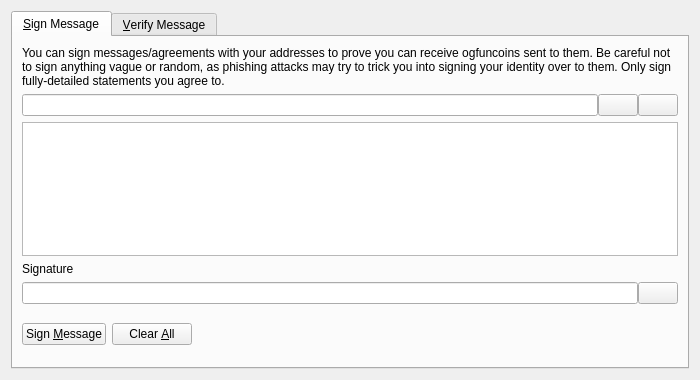
<?xml version="1.0" encoding="UTF-8"?>
<ui version="4.0">
 <class>SignVerifyMessageDialog</class>
 <widget class="QDialog" name="SignVerifyMessageDialog">
  <property name="geometry">
   <rect>
    <x>0</x>
    <y>0</y>
    <width>700</width>
    <height>380</height>
   </rect>
  </property>
  <property name="windowTitle">
   <string>Signatures - Sign / Verify a Message</string>
  </property>
  <property name="modal">
   <bool>true</bool>
  </property>
  <layout class="QVBoxLayout" name="verticalLayout">
   <item>
    <widget class="QTabWidget" name="tabWidget">
     <property name="currentIndex">
      <number>0</number>
     </property>
     <widget class="QWidget" name="tabSignMessage">
      <attribute name="title">
       <string>&amp;Sign Message</string>
      </attribute>
      <layout class="QVBoxLayout" name="verticalLayout_SM">
       <item>
        <widget class="QLabel" name="infoLabel_SM">
         <property name="text">
          <string>You can sign messages/agreements with your addresses to prove you can receive ogfuncoins sent to them. Be careful not to sign anything vague or random, as phishing attacks may try to trick you into signing your identity over to them. Only sign fully-detailed statements you agree to.</string>
         </property>
         <property name="textFormat">
          <enum>Qt::PlainText</enum>
         </property>
         <property name="wordWrap">
          <bool>true</bool>
         </property>
        </widget>
       </item>
       <item>
        <layout class="QHBoxLayout" name="horizontalLayout_1_SM">
         <property name="spacing">
          <number>0</number>
         </property>
         <item>
          <widget class="QValidatedLineEdit" name="addressIn_SM">
           <property name="toolTip">
            <string>The ogfuncoin address to sign the message with</string>
           </property>
          </widget>
         </item>
         <item>
          <widget class="QPushButton" name="addressBookButton_SM">
           <property name="toolTip">
            <string>Choose previously used address</string>
           </property>
           <property name="text">
            <string/>
           </property>
           <property name="icon">
            <iconset resource="../ogfuncoin.qrc">
             <normaloff>:/icons/address-book</normaloff>:/icons/address-book</iconset>
           </property>
           <property name="shortcut">
            <string>Alt+A</string>
           </property>
           <property name="autoDefault">
            <bool>false</bool>
           </property>
          </widget>
         </item>
         <item>
          <widget class="QPushButton" name="pasteButton_SM">
           <property name="toolTip">
            <string>Paste address from clipboard</string>
           </property>
           <property name="text">
            <string/>
           </property>
           <property name="icon">
            <iconset resource="../ogfuncoin.qrc">
             <normaloff>:/icons/editpaste</normaloff>:/icons/editpaste</iconset>
           </property>
           <property name="shortcut">
            <string>Alt+P</string>
           </property>
           <property name="autoDefault">
            <bool>false</bool>
           </property>
          </widget>
         </item>
        </layout>
       </item>
       <item>
        <widget class="QPlainTextEdit" name="messageIn_SM">
         <property name="toolTip">
          <string>Enter the message you want to sign here</string>
         </property>
        </widget>
       </item>
       <item>
        <widget class="QLabel" name="signatureLabel_SM">
         <property name="text">
          <string>Signature</string>
         </property>
         <property name="textFormat">
          <enum>Qt::PlainText</enum>
         </property>
        </widget>
       </item>
       <item>
        <layout class="QHBoxLayout" name="horizontalLayout_2_SM">
         <property name="spacing">
          <number>0</number>
         </property>
         <item>
          <widget class="QLineEdit" name="signatureOut_SM">
           <property name="font">
            <font>
             <italic>true</italic>
            </font>
           </property>
           <property name="readOnly">
            <bool>true</bool>
           </property>
          </widget>
         </item>
         <item>
          <widget class="QPushButton" name="copySignatureButton_SM">
           <property name="toolTip">
            <string>Copy the current signature to the system clipboard</string>
           </property>
           <property name="text">
            <string/>
           </property>
           <property name="icon">
            <iconset resource="../ogfuncoin.qrc">
             <normaloff>:/icons/editcopy</normaloff>:/icons/editcopy</iconset>
           </property>
           <property name="autoDefault">
            <bool>false</bool>
           </property>
          </widget>
         </item>
        </layout>
       </item>
       <item>
        <layout class="QHBoxLayout" name="horizontalLayout_3_SM">
         <item>
          <widget class="QPushButton" name="signMessageButton_SM">
           <property name="toolTip">
            <string>Sign the message to prove you own this ogfuncoin address</string>
           </property>
           <property name="text">
            <string>Sign &amp;Message</string>
           </property>
           <property name="icon">
            <iconset resource="../ogfuncoin.qrc">
             <normaloff>:/icons/edit</normaloff>:/icons/edit</iconset>
           </property>
           <property name="autoDefault">
            <bool>false</bool>
           </property>
          </widget>
         </item>
         <item>
          <widget class="QPushButton" name="clearButton_SM">
           <property name="toolTip">
            <string>Reset all sign message fields</string>
           </property>
           <property name="text">
            <string>Clear &amp;All</string>
           </property>
           <property name="icon">
            <iconset resource="../ogfuncoin.qrc">
             <normaloff>:/icons/remove</normaloff>:/icons/remove</iconset>
           </property>
           <property name="autoDefault">
            <bool>false</bool>
           </property>
          </widget>
         </item>
         <item>
          <spacer name="horizontalSpacer_1_SM">
           <property name="orientation">
            <enum>Qt::Horizontal</enum>
           </property>
           <property name="sizeHint" stdset="0">
            <size>
             <width>40</width>
             <height>48</height>
            </size>
           </property>
          </spacer>
         </item>
         <item>
          <widget class="QLabel" name="statusLabel_SM">
           <property name="font">
            <font>
             <weight>75</weight>
             <bold>true</bold>
            </font>
           </property>
           <property name="text">
            <string/>
           </property>
           <property name="wordWrap">
            <bool>true</bool>
           </property>
          </widget>
         </item>
         <item>
          <spacer name="horizontalSpacer_2_SM">
           <property name="orientation">
            <enum>Qt::Horizontal</enum>
           </property>
           <property name="sizeHint" stdset="0">
            <size>
             <width>40</width>
             <height>48</height>
            </size>
           </property>
          </spacer>
         </item>
        </layout>
       </item>
      </layout>
     </widget>
     <widget class="QWidget" name="tabVerifyMessage">
      <attribute name="title">
       <string>&amp;Verify Message</string>
      </attribute>
      <layout class="QVBoxLayout" name="verticalLayout_VM">
       <item>
        <widget class="QLabel" name="infoLabel_VM">
         <property name="text">
          <string>Enter the receiver's address, message (ensure you copy line breaks, spaces, tabs, etc. exactly) and signature below to verify the message. Be careful not to read more into the signature than what is in the signed message itself, to avoid being tricked by a man-in-the-middle attack. Note that this only proves the signing party receives with the address, it cannot prove sendership of any transaction!</string>
         </property>
         <property name="textFormat">
          <enum>Qt::PlainText</enum>
         </property>
         <property name="alignment">
          <set>Qt::AlignLeading|Qt::AlignLeft|Qt::AlignTop</set>
         </property>
         <property name="wordWrap">
          <bool>true</bool>
         </property>
        </widget>
       </item>
       <item>
        <layout class="QHBoxLayout" name="horizontalLayout_1_VM">
         <property name="spacing">
          <number>0</number>
         </property>
         <item>
          <widget class="QValidatedLineEdit" name="addressIn_VM">
           <property name="toolTip">
            <string>The ogfuncoin address the message was signed with</string>
           </property>
          </widget>
         </item>
         <item>
          <widget class="QPushButton" name="addressBookButton_VM">
           <property name="toolTip">
            <string>Choose previously used address</string>
           </property>
           <property name="text">
            <string/>
           </property>
           <property name="icon">
            <iconset resource="../ogfuncoin.qrc">
             <normaloff>:/icons/address-book</normaloff>:/icons/address-book</iconset>
           </property>
           <property name="shortcut">
            <string>Alt+A</string>
           </property>
           <property name="autoDefault">
            <bool>false</bool>
           </property>
          </widget>
         </item>
        </layout>
       </item>
       <item>
        <widget class="QPlainTextEdit" name="messageIn_VM"/>
       </item>
       <item>
        <widget class="QValidatedLineEdit" name="signatureIn_VM"/>
       </item>
       <item>
        <layout class="QHBoxLayout" name="horizontalLayout_2_VM">
         <item>
          <widget class="QPushButton" name="verifyMessageButton_VM">
           <property name="toolTip">
            <string>Verify the message to ensure it was signed with the specified ogfuncoin address</string>
           </property>
           <property name="text">
            <string>Verify &amp;Message</string>
           </property>
           <property name="icon">
            <iconset resource="../ogfuncoin.qrc">
             <normaloff>:/icons/transaction_0</normaloff>:/icons/transaction_0</iconset>
           </property>
           <property name="autoDefault">
            <bool>false</bool>
           </property>
          </widget>
         </item>
         <item>
          <widget class="QPushButton" name="clearButton_VM">
           <property name="toolTip">
            <string>Reset all verify message fields</string>
           </property>
           <property name="text">
            <string>Clear &amp;All</string>
           </property>
           <property name="icon">
            <iconset resource="../ogfuncoin.qrc">
             <normaloff>:/icons/remove</normaloff>:/icons/remove</iconset>
           </property>
           <property name="autoDefault">
            <bool>false</bool>
           </property>
          </widget>
         </item>
         <item>
          <spacer name="horizontalSpacer_1_VM">
           <property name="orientation">
            <enum>Qt::Horizontal</enum>
           </property>
           <property name="sizeHint" stdset="0">
            <size>
             <width>40</width>
             <height>48</height>
            </size>
           </property>
          </spacer>
         </item>
         <item>
          <widget class="QLabel" name="statusLabel_VM">
           <property name="font">
            <font>
             <weight>75</weight>
             <bold>true</bold>
            </font>
           </property>
           <property name="text">
            <string/>
           </property>
           <property name="wordWrap">
            <bool>true</bool>
           </property>
          </widget>
         </item>
         <item>
          <spacer name="horizontalSpacer_2_VM">
           <property name="orientation">
            <enum>Qt::Horizontal</enum>
           </property>
           <property name="sizeHint" stdset="0">
            <size>
             <width>40</width>
             <height>48</height>
            </size>
           </property>
          </spacer>
         </item>
        </layout>
       </item>
      </layout>
     </widget>
    </widget>
   </item>
  </layout>
 </widget>
 <customwidgets>
  <customwidget>
   <class>QValidatedLineEdit</class>
   <extends>QLineEdit</extends>
   <header>qt/qvalidatedlineedit.h</header>
  </customwidget>
 </customwidgets>
 <resources>
  <include location="../ogfuncoin.qrc"/>
 </resources>
 <connections/>
</ui>
